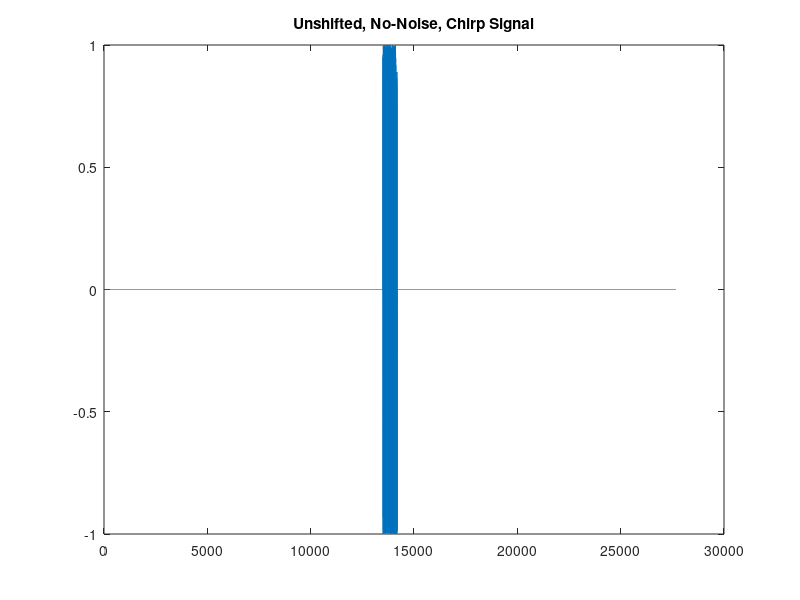
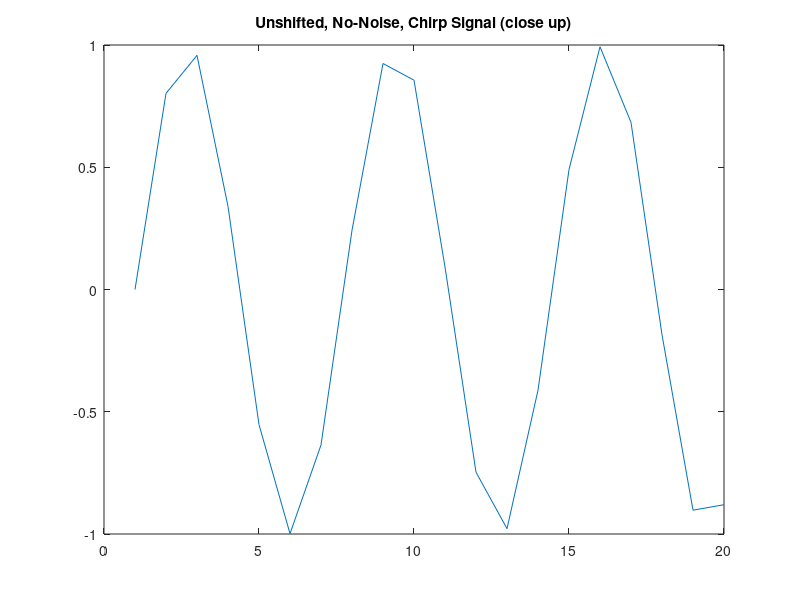
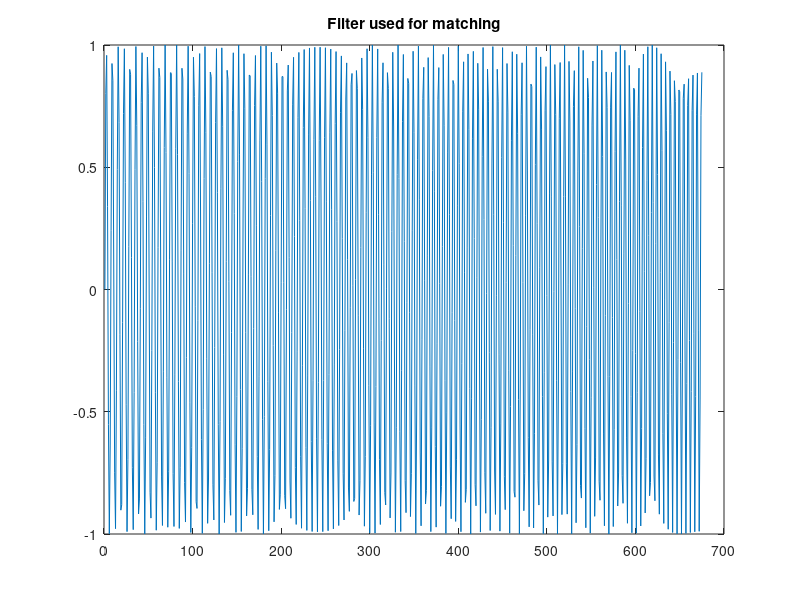
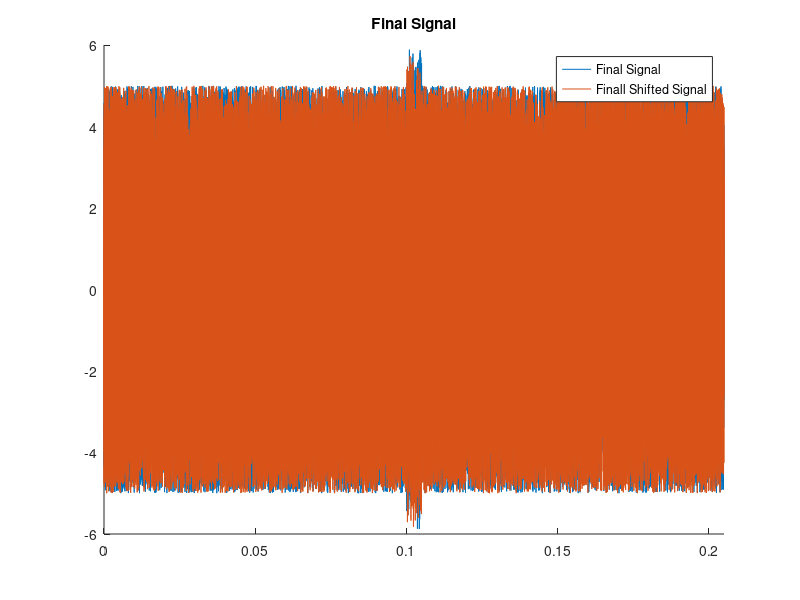

Write the MATLAB code that produced these figures, in order.
%% Chirp Filtering

clc;
clear;
close all;

%%

% construct a series of chirps with the desired properties
F0 = 20000;
F1 = 27000;
robot_speed = 5; % m/s
speed_of_sound = 343.2; % m/s
doppler = F0 * robot_speed / speed_of_sound;
number_of_chirps = 1;
adc_sps = F1 * 5; % ensure we're safely above Nyquist's
dt = 1/adc_sps;
signal_T = 0.005;
padding_T = 0.1;
noise = 10;
signal_scale = 1;

t = 0:dt:signal_T-dt;
t_total = 0:dt:signal_T + 2 * padding_T - dt;
padding_t_size = round(padding_T/dt);

% Original Chirp
unshifted_chirp = chirp(t, F0, t(end), F1, 'linear', -90) * signal_scale;
% Doppler Shifted Chirp
shifted_chirp = chirp(t, F0 + doppler, t(end), F1 + doppler, 'linear', -90) * signal_scale;

% Add padding
padding = zeros(1, padding_t_size);
shifted_padded = [padding shifted_chirp padding];
unshifted_padded = [padding unshifted_chirp padding];

% Add noise
noisey_shifted_signal = shifted_padded + rand(size(shifted_padded)) * noise - noise/2;
noisey_unshifted_signal = unshifted_padded + rand(size(unshifted_padded)) * noise - noise/2;

repeated_shifted_signal = repmat(noisey_shifted_signal, 1, number_of_chirps);
repeated_unshifted_signal = repmat(noisey_unshifted_signal, 1, number_of_chirps);

filter = chirp(t, F0, t(end), F1, 'linear', -90);
flen = size(filter,2);

shifted_matched = zeros(1, size(repeated_shifted_signal,2) - flen);
unshifted_matched = zeros(1, size(repeated_shifted_signal,2) - flen);
for i = (1:size(repeated_shifted_signal,2) - flen)
    window = repeated_shifted_signal(i:i+flen-1)';
    unshifted_window = repeated_unshifted_signal(i:i+flen-1)';
    shifted_matched(1, i) = (filter * window) / 1000;
    unshifted_matched(1, i) = (filter * unshifted_window) / 1000;
end

[unshifted_max_val, unshifted_detection] = max(unshifted_matched);
[shifted_max_val, shifted_detection] = max(shifted_matched);
unshifted_detection = unshifted_detection * dt;
shifted_detection = shifted_detection * dt;

fprintf("Chirping from %fHz to %fHz\n", F0, F1);
fprintf("Robot moving at %fm/s will cause shift of %fHz\n", robot_speed, doppler);
fprintf("Shifted Chirp will be from %fHz to %fHz\n", F0 + doppler, F1 + doppler);

disp("Start of chirp detected at");
disp(unshifted_detection);
disp("Start of doppler-shifted chirp detected at");
disp(shifted_detection);
disp("Error with no shift (seconds)");
disp(unshifted_detection - padding_T);
disp("Error with no shift (meters)");
disp((unshifted_detection - padding_T) * speed_of_sound);
disp("Error with dpppler shift (seconds)");
disp(shifted_detection - padding_T);
disp("Error with dpppler  shift (meters)");
disp((shifted_detection - padding_T) * speed_of_sound);

figure;
plot(shifted_padded);
title("Unshifted, No-Noise, Chirp Signal");

figure;
plot(unshifted_chirp(1:20));
title("Unshifted, No-Noise, Chirp Signal (close up)");

figure;
plot(filter);
title("Filter used for matching");

figure;
hold on;
plot(t_total, repeated_unshifted_signal, 'DisplayName', 'Final Signal');
plot(t_total, repeated_shifted_signal, 'DisplayName', 'Finall Shifted Signal');
xlim([t_total(1), t_total(end)]);
legend('show');
title("Final Signal");

figure;
hold on;
plot(t_total(1:end-flen), unshifted_matched, 'DisplayName', 'Pattern-Matched');
plot(t_total(1:end-flen), shifted_matched, 'DisplayName', 'Pattern-Matched on Shifted Signal');
xlim([t_total(1), t_total(end)]);
legend('show');
title("Signal Convolved with Pattern");

